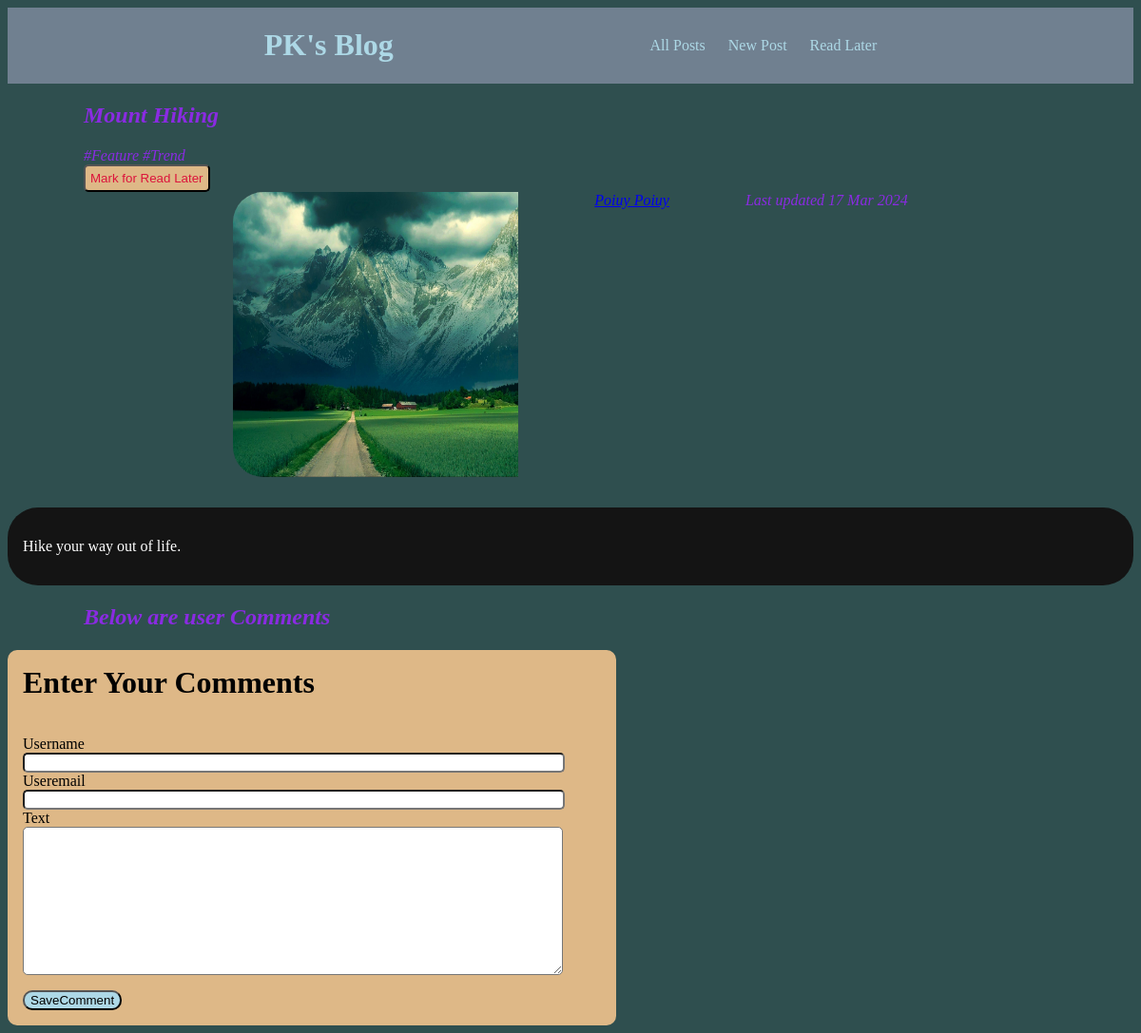
Screenshot of /posts/mount-hiking with the database file from the repository.
### blog/models.py (models this page shows, shortened)
class Post(models.Model):
    title=models.CharField(max_length=25)
    excerpt=models.CharField(max_length=50)
    image = models.ImageField(upload_to="posts")
    dated=models.DateField(auto_now=True)
    content=models.TextField(validators=[MinLengthValidator(10)])
    slug=models.SlugField(unique=True)
    tags=models.ManyToManyField(Tag)
    author=models.ForeignKey(Author,on_delete=models.SET_NULL,null=True,related_name="posts")

class Tag(models.Model):
    caption=models.CharField(max_length=50)
    def __str__(self):
        return f"{self.caption}"

class Author(models.Model):
    fname=models.CharField(max_length=25)
    lname=models.CharField(max_length=25)
    email=models.EmailField()
    def __str__(self):
        return f"{self.fname} {self.lname}"

### blog/views.py (the view, shortened to what this page needs)
# urls.py: path("posts/<slug:slug>", views.PostDetailView.as_view(), name='post-detail-page'),
class PostDetailView(View):
    def get(self,request,slug):
        the_post=Post.objects.get(slug=slug)
        comments=the_post.comments.all().order_by("-id")
        form=CommentForm()
        post_ids=request.session.get("later_posts")
        if post_ids is None or len(post_ids)==0:
            marked = False
        else:
            marked = the_post.id in post_ids
        return render(request,"blog/post-detail.html",{"the_post":the_post,"form":form,"comments":comments,"marked":marked})

### blog/forms.py
class CommentForm(ModelForm):
    class Meta:
        model = Comment
        exclude = ['post']

### blog/templates/blog/post-detail.html (shortened to what this page needs)
{% extends "base.html" %}
{% load static %}
{% block css_files %}
<link rel="stylesheet" href="{% static "app.css" %}">
<link rel="stylesheet" href="{% static "blog/post-detail.css" %}">
{% endblock css_files %}
{% block content %}
    <section>
        <h2>{{the_post.title}}</h2>
        <div>
            {% for tag in the_post.tags.all %}
                <span>#{{tag}}</span>
            {% endfor %}
        </div>
        <div>
            <form action="{% url "read-later" %}" method="post" id="idlater">
                <button type="submit">
                    {% if not marked %}
                    Mark for Read Later
                    {% else %}
                    Remove from ReadLater
                    {% endif %}
                </button>
            </form>
        </div>
        <article>
            <img src="{{the_post.image.url}}" alt="the_post.title" width = "300" height = "300">
            <address><a href="mailto:{{the_post.author.email}}">{{the_post.author|title}}</a></address>
            <div>Last updated <time>{{the_post.dated|date:"d M Y"}}</time></div>
        </article>
    </section>
    <main>
        <p>{{the_post.content|linebreaks}}</p>
    </main>
    <section id="comments">
        <p><h1>Below are user Comments</h1></p>
    </section>
    <form action="{% url "post-detail-page" the_post.slug %}" method="post" id="idform">
        <h1>Enter Your Comments</h1>
        {% for field in form %}
            <div class="form-control {% if field.errors %}invalid{% endif %}">
                {{field.label}}
                {{field}}
            </div>
        {% endfor %}
        <button type="submit">SaveComment</button>
    </form>
{% endblock content %}

### static/app.css (style rules this page uses)
body { background-color: darkslategrey; }

### blog/static/blog/post-detail.css (style rules this page uses)
section { font-style: italic; color: blueviolet; padding-left: 5rem; }
section>article { display: flex; justify-content: center; }
section>article>* { padding-right: 5rem; }
section>article>img { border-radius: 2rem; }
main { background-color: rgb(20, 20, 20); border-radius: 2rem; padding: 1rem; margin-top: 2rem; color: white; }
#idlater>button { margin:auto; background-color: burlywood; color: crimson; border-radius: 5px; padding: 5px; }
#idform { background-color: burlywood; width:90%; max-width: 40rem; border-radius: 10px; }
#idform h1 { padding: 1rem; }
.form-control { padding-left: 1rem; }
.form-control input, .form-control textarea { display: block; width: 90%; border-radius: 5px; }
#idform>button { margin: 1rem; background-color: lightblue; border-radius: 10px; }

### rows the page displays
Post: title "Mount Hiking", image (picture), author "Poiuy Poiuy", dated "17 Mar 2024", content "Hike your way out of life."
Tag: caption "Feature"
Tag: caption "Trend"

### other values shown
{{ field.label }} "Username" "Useremail" "Text"
